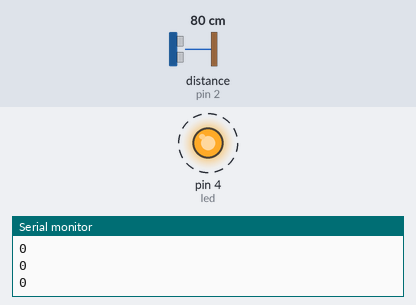
A sketch run on a simulated Arduino Mega 2560, built with avr-gcc and run on an emulated ATmega2560. Parts: output pins drawn as LEDs (lit = HIGH), the last lines printed to the serial monitor. Dashed ring = blinking. The inputs (shaded band) are chosen by the test bench; at power-on: distance to the obstacle (sensor on pin 2) 80 cm.

Above: at 1.2 s.
1.3 s: distance to the obstacle (sensor on pin 2) set to 9 cm
At 1.7 s:
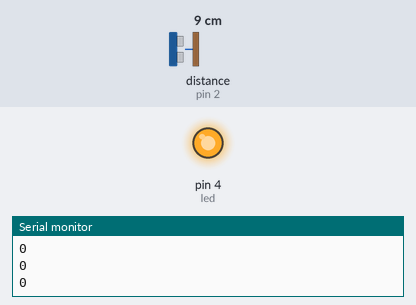
4.3 s: distance to the obstacle (sensor on pin 2) set to 7 cm
7.3 s: distance to the obstacle (sensor on pin 2) set to 4 cm
At 8.4 s:
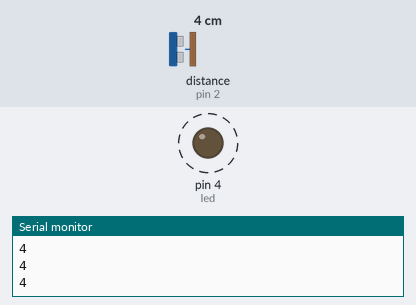
Timing chart, 0 to 16.3 s (numbered marks = the images above; inputs shaded):
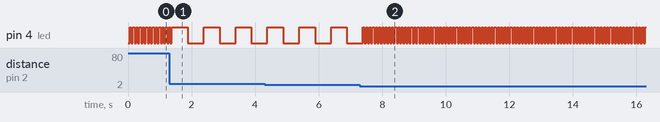

Measured:
- the behaviour switches between 6 and 5 cm on distance to the obstacle (sensor on pin 2) (found by bisection; images 1 and 2)
- after the input at 7.3 s, pin 4 (led): alternates HIGH for 0.05 s and LOW for 0.05 s, starting after 0.14 s
- by itself, pin 4 (led): alternates HIGH for 0.50 s and LOW for 0.50 s

The sketch:

sensor_ultrasonik.ino
```cpp
#include <NewPing.h>
NewPing sensor(3,2,30);
const int led = 4;
int jarak;

void setup() {
  Serial.begin(9600);
  pinMode(led, OUTPUT);
  delay(50);
}

void loop() {
  jarak = sensor.ping_cm();
  if(jarak <= 5) {
    digitalWrite(led, HIGH);
    delay(50);
    digitalWrite(led, LOW);
    delay(50);
  } else {
    digitalWrite(led, HIGH);
    delay(500);
    digitalWrite(led, LOW);
    delay(500);
  }
  Serial.println(jarak);
}
```
